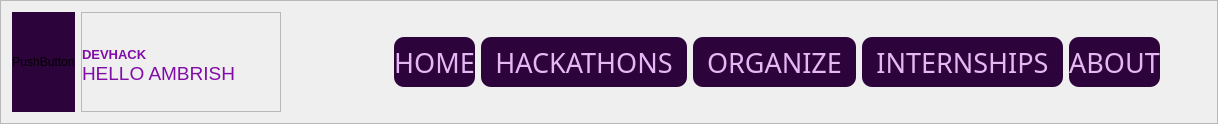
     <widget class="QFrame" name="frame">
      <property name="maximumSize">
       <size>
        <width>16777215</width>
        <height>150</height>
       </size>
      </property>
      <property name="frameShape">
       <enum>QFrame::StyledPanel</enum>
      </property>
      <property name="frameShadow">
       <enum>QFrame::Raised</enum>
      </property>
      <layout class="QHBoxLayout" name="horizontalLayout">
       <item>
        <widget class="QPushButton" name="User_Icon">
         <property name="minimumSize">
          <size>
           <width>0</width>
           <height>100</height>
          </size>
         </property>
         <property name="maximumSize">
          <size>
           <width>100</width>
           <height>16777215</height>
          </size>
         </property>
         <property name="styleSheet">
          <string notr="true">border-radius:50px;
background-color: rgb(45, 3, 59);</string>
         </property>
         <property name="text">
          <string>PushButton</string>
         </property>
        </widget>
       </item>
       <item>
        <widget class="QFrame" name="frame_3">
         <property name="minimumSize">
          <size>
           <width>200</width>
           <height>0</height>
          </size>
         </property>
         <property name="frameShape">
          <enum>QFrame::StyledPanel</enum>
         </property>
         <property name="frameShadow">
          <enum>QFrame::Raised</enum>
         </property>
         <layout class="QVBoxLayout" name="verticalLayout_4">
          <property name="spacing">
           <number>0</number>
          </property>
          <property name="leftMargin">
           <number>0</number>
          </property>
          <property name="topMargin">
           <number>0</number>
          </property>
          <property name="rightMargin">
           <number>0</number>
          </property>
          <property name="bottomMargin">
           <number>0</number>
          </property>
          <item alignment="Qt::AlignBottom">
           <widget class="QLabel" name="DEVHACK">
            <property name="maximumSize">
             <size>
              <width>16777215</width>
              <height>40</height>
             </size>
            </property>
            <property name="font">
             <font>
              <pointsize>10</pointsize>
              <bold>true</bold>
             </font>
            </property>
            <property name="styleSheet">
             <string notr="true">color: rgb(129, 12, 168);</string>
            </property>
            <property name="text">
             <string>DEVHACK</string>
            </property>
           </widget>
          </item>
          <item alignment="Qt::AlignTop">
           <widget class="QLabel" name="Hello__User_Name">
            <property name="font">
             <font>
              <pointsize>14</pointsize>
             </font>
            </property>
            <property name="styleSheet">
             <string notr="true">color: rgb(129, 12, 168);</string>
            </property>
            <property name="text">
             <string>HELLO AMBRISH</string>
            </property>
           </widget>
          </item>
         </layout>
        </widget>
       </item>
       <item>
        <spacer name="horizontalSpacer">
         <property name="orientation">
          <enum>Qt::Horizontal</enum>
         </property>
         <property name="sizeType">
          <enum>QSizePolicy::Minimum</enum>
         </property>
         <property name="sizeHint" stdset="0">
          <size>
           <width>107</width>
           <height>20</height>
          </size>
         </property>
        </spacer>
       </item>
       <item>
        <widget class="QPushButton" name="Home_button">
         <property name="minimumSize">
          <size>
           <width>0</width>
           <height>50</height>
          </size>
         </property>
         <property name="font">
          <font>
           <family>Kokila</family>
           <pointsize>20</pointsize>
           <bold>false</bold>
          </font>
         </property>
         <property name="cursor">
          <cursorShape>PointingHandCursor</cursorShape>
         </property>
         <property name="styleSheet">
          <string notr="true">QPushButton{
background-color: rgb(45, 3, 59);
color: rgb(229, 184, 244);
border-radius:10px;
}

QPushButton:hover{	
	background-color: rgb(182, 12, 238);
	color: rgb(45, 3, 59);
}

QPushButton:pressed{	
	background-color: rgb(67, 53, 71);	
	color: rgb(229, 184, 244);
}</string>
         </property>
         <property name="text">
          <string>HOME</string>
         </property>
        </widget>
       </item>
       <item>
        <widget class="QPushButton" name="Hackathons_button">
         <property name="minimumSize">
          <size>
           <width>0</width>
           <height>50</height>
          </size>
         </property>
         <property name="font">
          <font>
           <family>Kokila</family>
           <pointsize>20</pointsize>
           <bold>false</bold>
          </font>
         </property>
         <property name="cursor">
          <cursorShape>PointingHandCursor</cursorShape>
         </property>
         <property name="styleSheet">
          <string notr="true">QPushButton{
background-color: rgb(45, 3, 59);
color: rgb(229, 184, 244);
border-radius:10px;
}

QPushButton:hover{	
	background-color: rgb(182, 12, 238);
	color: rgb(45, 3, 59);
}

QPushButton:pressed{	
	background-color: rgb(67, 53, 71);	
	color: rgb(229, 184, 244);
}</string>
         </property>
         <property name="text">
          <string>  HACKATHONS  </string>
         </property>
        </widget>
       </item>
       <item>
        <widget class="QPushButton" name="Organize_button">
         <property name="minimumSize">
          <size>
           <width>0</width>
           <height>50</height>
          </size>
         </property>
         <property name="font">
          <font>
           <family>Kokila</family>
           <pointsize>20</pointsize>
           <bold>false</bold>
          </font>
         </property>
         <property name="cursor">
          <cursorShape>PointingHandCursor</cursorShape>
         </property>
         <property name="styleSheet">
          <string notr="true">QPushButton{
background-color: rgb(45, 3, 59);
color: rgb(229, 184, 244);
border-radius:10px;
}

QPushButton:hover{	
	background-color: rgb(182, 12, 238);
	color: rgb(45, 3, 59);
}

QPushButton:pressed{	
	background-color: rgb(67, 53, 71);	
	color: rgb(229, 184, 244);
}</string>
         </property>
         <property name="text">
          <string>  ORGANIZE  </string>
         </property>
        </widget>
       </item>
       <item>
        <widget class="QPushButton" name="Internships_button">
         <property name="minimumSize">
          <size>
           <width>0</width>
           <height>50</height>
          </size>
         </property>
         <property name="font">
          <font>
           <family>Kokila</family>
           <pointsize>20</pointsize>
           <bold>false</bold>
          </font>
         </property>
         <property name="cursor">
          <cursorShape>PointingHandCursor</cursorShape>
         </property>
         <property name="styleSheet">
          <string notr="true">QPushButton{
background-color: rgb(45, 3, 59);
color: rgb(229, 184, 244);
border-radius:10px;
}

QPushButton:hover{	
	background-color: rgb(182, 12, 238);
	color: rgb(45, 3, 59);
}

QPushButton:pressed{	
	background-color: rgb(67, 53, 71);	
	color: rgb(229, 184, 244);
}</string>
         </property>
         <property name="text">
          <string>  INTERNSHIPS  </string>
         </property>
        </widget>
       </item>
       <item>
        <widget class="QPushButton" name="About_button">
         <property name="minimumSize">
          <size>
           <width>0</width>
           <height>50</height>
          </size>
         </property>
         <property name="font">
          <font>
           <family>Kokila</family>
           <pointsize>20</pointsize>
           <bold>false</bold>
          </font>
         </property>
         <property name="cursor">
          <cursorShape>PointingHandCursor</cursorShape>
         </property>
         <property name="styleSheet">
          <string notr="true">QPushButton{
background-color: rgb(45, 3, 59);
color: rgb(229, 184, 244);
border-radius:10px;
}

QPushButton:hover{	
	background-color: rgb(182, 12, 238);
	color: rgb(45, 3, 59);
}

QPushButton:pressed{	
	background-color: rgb(67, 53, 71);	
	color: rgb(229, 184, 244);
}</string>
         </property>
         <property name="text">
          <string>ABOUT</string>
         </property>
        </widget>
       </item>
       <item>
        <widget class="QPushButton" name="Notifications_button">
         <property name="minimumSize">
          <size>
           <width>0</width>
           <height>70</height>
          </size>
         </property>
         <property name="cursor">
          <cursorShape>PointingHandCursor</cursorShape>
         </property>
         <property name="styleSheet">
          <string notr="true">QPushButton{
image: url(:/icons/notification_light_purple.png);
}

QPushButton:hover{
image: url(:/icons/notification_white.png);
}

QPushButton:pressed{
	image: url(:/icons/notification.png);
}</string>
         </property>
         <property name="text">
          <string/>
         </property>
         <property name="shortcut">
          <string/>
         </property>
         <property name="autoDefault">
          <bool>false</bool>
         </property>
         <property name="default">
          <bool>false</bool>
         </property>
         <property name="flat">
          <bool>true</bool>
         </property>
        </widget>
       </item>
      </layout>
     </widget>
